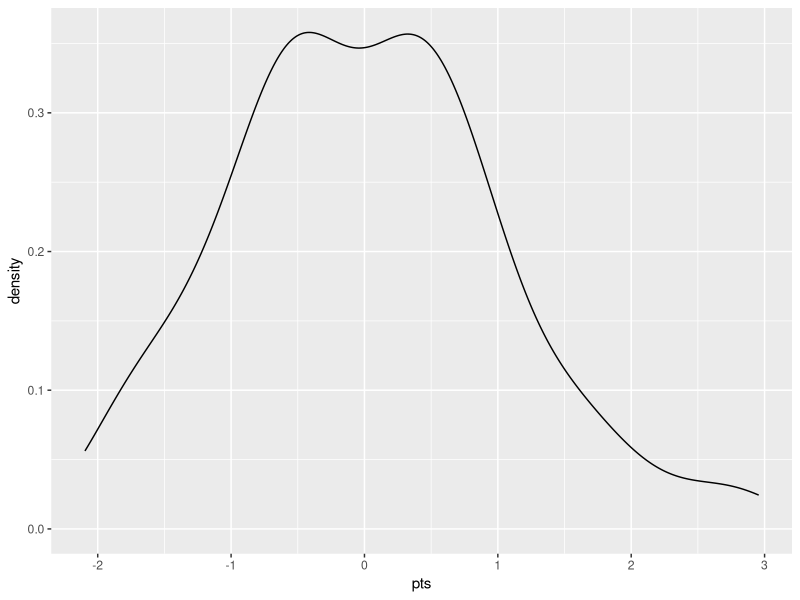

This chart was generated by the following R code:


library(tidyverse)

set.seed(2018)
pts <- rnorm(120)

pts <- as.data.frame(pts)

ggplot(pts, aes(pts)) + geom_density()



